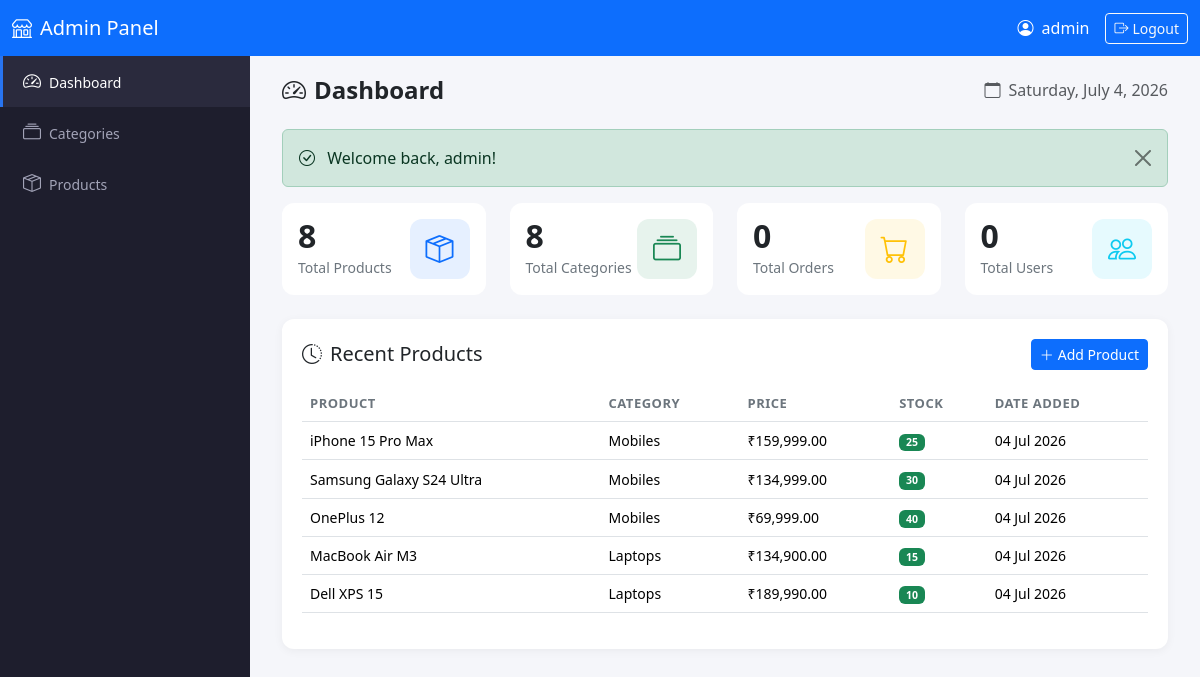
Page /admin/dashboard.php (signed in) on the committed database.
### tables this page shows
CREATE TABLE IF NOT EXISTS `products` (
    `id` INT(11) NOT NULL AUTO_INCREMENT,
    `category_id` INT(11) NOT NULL,
    `name` VARCHAR(200) NOT NULL,
    `description` TEXT DEFAULT NULL,
    `price` DECIMAL(10,2) NOT NULL,
    `brand` VARCHAR(100) DEFAULT NULL,
    `product_url` VARCHAR(500) DEFAULT NULL COMMENT 'External product website URL',
    `stock_quantity` INT(11) NOT NULL DEFAULT 0,
    `image` VARCHAR(255) DEFAULT NULL,
    `multiple_images` TEXT DEFAULT NULL COMMENT 'Comma-separated image filenames',
    `status` TINYINT(1) NOT NULL DEFAULT 1 COMMENT '1=Active, 0=Inactive',
    `created_at` TIMESTAMP NOT NULL DEFAULT CURRENT_TIMESTAMP,
    `updated_at` TIMESTAMP NOT NULL DEFAULT CURRENT_TIMESTAMP ON UPDATE CURRENT_TIMESTAMP,
    PRIMARY KEY (`id`),
    KEY `category_id` (`category_id`),
    CONSTRAINT `products_ibfk_1` FOREIGN KEY (`category_id`) REFERENCES `categories` (`id`) ON DELETE CASCADE ON UPDATE CASCADE
);

CREATE TABLE IF NOT EXISTS `categories` (
    `id` INT(11) NOT NULL AUTO_INCREMENT,
    `name` VARCHAR(100) NOT NULL,
    `description` TEXT DEFAULT NULL,
    `status` TINYINT(1) NOT NULL DEFAULT 1 COMMENT '1=Active, 0=Inactive',
    `created_at` TIMESTAMP NOT NULL DEFAULT CURRENT_TIMESTAMP,
    `updated_at` TIMESTAMP NOT NULL DEFAULT CURRENT_TIMESTAMP ON UPDATE CURRENT_TIMESTAMP,
    PRIMARY KEY (`id`)
);

### admin/dashboard.php (the view, shortened to what this page needs)
<?php
require_once __DIR__ . '/../includes/header.php';
require_once __DIR__ . '/../includes/sidebar.php';
require_once __DIR__ . '/../includes/navbar.php';
$pdo = getConnection();
$totalProducts = $pdo->query("SELECT COUNT(*) FROM products")->fetchColumn();
$totalCategories = $pdo->query("SELECT COUNT(*) FROM categories")->fetchColumn();
$stmt = $pdo->query("
    SELECT p.*, c.name as category_name
    FROM products p
    LEFT JOIN categories c ON p.category_id = c.id
    ORDER BY p.created_at DESC
    LIMIT 5
");
$recentProducts = $stmt->fetchAll();
?>
<div class="main-content">
    <div class="container-fluid">
        <div class="page-header">
            <h4><i class="bi bi-speedometer2 me-2"></i>Dashboard</h4>
            <span class="text-muted">
                <i class="bi bi-calendar me-1"></i>
                <?php echo date('l, F j, Y'); ?>
            </span>
        </div>
        <?php if (isset($_SESSION['success_message'])): ?>
            <div class="alert alert-success alert-dismissible fade show" role="alert">
                <i class="bi bi-check-circle me-2"></i>
                <?php
                    echo htmlspecialchars($_SESSION['success_message']);
                ?>
                <button type="button" class="btn-close" data-bs-dismiss="alert"></button>
            </div>
        <?php endif; ?>
        <div class="row g-4 mb-4">
            <div class="col-xl-3 col-md-6">
                <div class="card stat-card">
                    <div class="card-body">
                        <div class="d-flex justify-content-between align-items-center">
                            <div>
                                <div class="card-number"><?php echo $totalProducts; ?></div>
                                <div class="card-label">Total Products</div>
                            </div>
                            <div class="card-icon bg-primary bg-opacity-10 text-primary">
                                <i class="bi bi-box-seam"></i>
                            </div>
                        </div>
                    </div>
                </div>
            </div>
            <div class="col-xl-3 col-md-6">
                <div class="card stat-card">
                    <div class="card-body">
                        <div class="d-flex justify-content-between align-items-center">
                            <div>
                                <div class="card-number"><?php echo $totalCategories; ?></div>
                                <div class="card-label">Total Categories</div>
                            </div>
                            <div class="card-icon bg-success bg-opacity-10 text-success">
                                <i class="bi bi-collection"></i>
                            </div>
                        </div>
                    </div>
                </div>
            </div>
            <div class="col-xl-3 col-md-6">
                <div class="card stat-card">
                    <div class="card-body">
                        <div class="d-flex justify-content-between align-items-center">
                            <div>
                                <div class="card-number">0</div>
                                <div class="card-label">Total Orders</div>
                            </div>
                            <div class="card-icon bg-warning bg-opacity-10 text-warning">
                                <i class="bi bi-cart"></i>
                            </div>
                        </div>
                    </div>
                </div>
            </div>
            <div class="col-xl-3 col-md-6">
                <div class="card stat-card">
                    <div class="card-body">
                        <div class="d-flex justify-content-between align-items-center">
                            <div>
                                <div class="card-number">0</div>
                                <div class="card-label">Total Users</div>
                            </div>
                            <div class="card-icon bg-info bg-opacity-10 text-info">
                                <i class="bi bi-people"></i>
                            </div>
                        </div>
                    </div>
                </div>
            </div>
        </div>
        <div class="table-container">
            <div class="d-flex justify-content-between align-items-center mb-3">
                <h5 class="mb-0"><i class="bi bi-clock-history me-2"></i>Recent Products</h5>
                <a href="products/add.php" class="btn btn-primary btn-sm">
                    <i class="bi bi-plus-lg me-1"></i>Add Product
                </a>
            </div>
            <?php if (count($recentProducts) > 0): ?>
                <div class="table-responsive">
                    <table class="table table-hover">
                        <thead>
                            <tr>
                                <th>Product</th>
                                <th>Category</th>
                                <th>Price</th>
                                <th>Stock</th>
                                <th>Date Added</th>
                            </tr>
                        </thead>
                        <tbody>
                            <?php foreach ($recentProducts as $product): ?>
                                <tr>
                                    <td><?php echo htmlspecialchars($product['name']); ?></td>
                                    <td><?php echo htmlspecialchars($product['category_name'] ?? 'Uncategorized'); ?></td>
                                    <td>₹<?php echo number_format($product['price'], 2); ?></td>
                                    <td>
                                        <span class="badge bg-<?php echo $product['stock_quantity'] > 0 ? 'success' : 'danger'; ?>">
                                            <?php echo $product['stock_quantity']; ?>
                                        </span>
                                    </td>
                                    <td><?php echo date('d M Y', strtotime($product['created_at'])); ?></td>
                                </tr>
                            <?php endforeach; ?>
                        </tbody>
                    </table>
                </div>
            <?php endif; ?>
        </div>
    </div>
</div>
<?php require_once __DIR__ . '/../includes/footer.php'; ?>

### admin/assets/css/style.css (style rules this page uses)
:root { --sidebar-width: 250px; --header-height: 56px; --primary-color: #2874f0; --sidebar-bg: #1e1e2d; --sidebar-hover: #2a2a3d; --sidebar-active: #2874f0; }
body { font-family: 'Segoe UI', Tahoma, Geneva, Verdana, sans-serif; background-color: #f5f6fa; padding-top: var(--header-height); }
.main-content { margin-left: var(--sidebar-width); padding: 20px; min-height: calc(100vh - var(--header-height)); }
.stat-card { border: none; border-radius: 12px; transition: transform 0.3s ease, box-shadow 0.3s ease; }
.stat-card .card-icon { width: 60px; height: 60px; border-radius: 12px; display: flex; align-items: center; justify-content: center; font-size: 28px; }
.stat-card .card-number { font-size: 32px; font-weight: 700; line-height: 1; }
.stat-card .card-label { font-size: 14px; color: #6c757d; margin-top: 5px; }
.table-container { background: #fff; border-radius: 12px; padding: 20px; box-shadow: 0 2px 10px rgba(0, 0, 0, 0.05); }
.table th { border-top: none; font-weight: 600; font-size: 13px; text-transform: uppercase; letter-spacing: 0.5px; color: #6c757d; }
.table td { vertical-align: middle; font-size: 14px; }
.page-header { display: flex; justify-content: space-between; align-items: center; margin-bottom: 24px; }
.page-header h4 { font-weight: 600; margin: 0; }

### rows in the picture
products: name "iPhone 15 Pro Max", category.name "Mobiles", price "159,999.00", stock_quantity "25", created_at "04 Jul 2026"
products: name "Samsung Galaxy S24 Ultra", category.name "Mobiles", price "134,999.00", stock_quantity "30", created_at "04 Jul 2026"
products: name "OnePlus 12", category.name "Mobiles", price "69,999.00", stock_quantity "40", created_at "04 Jul 2026"
products: name "MacBook Air M3", category.name "Laptops", price "134,900.00", stock_quantity "15", created_at "04 Jul 2026"
products: name "Dell XPS 15", category.name "Laptops", price "189,990.00", stock_quantity "10", created_at "04 Jul 2026"

### other values in the picture
$_SESSION['admin_username'] "admin"
$_SESSION['success_message'] "Welcome back, admin!"
$totalProducts "8"
$totalCategories "8"
